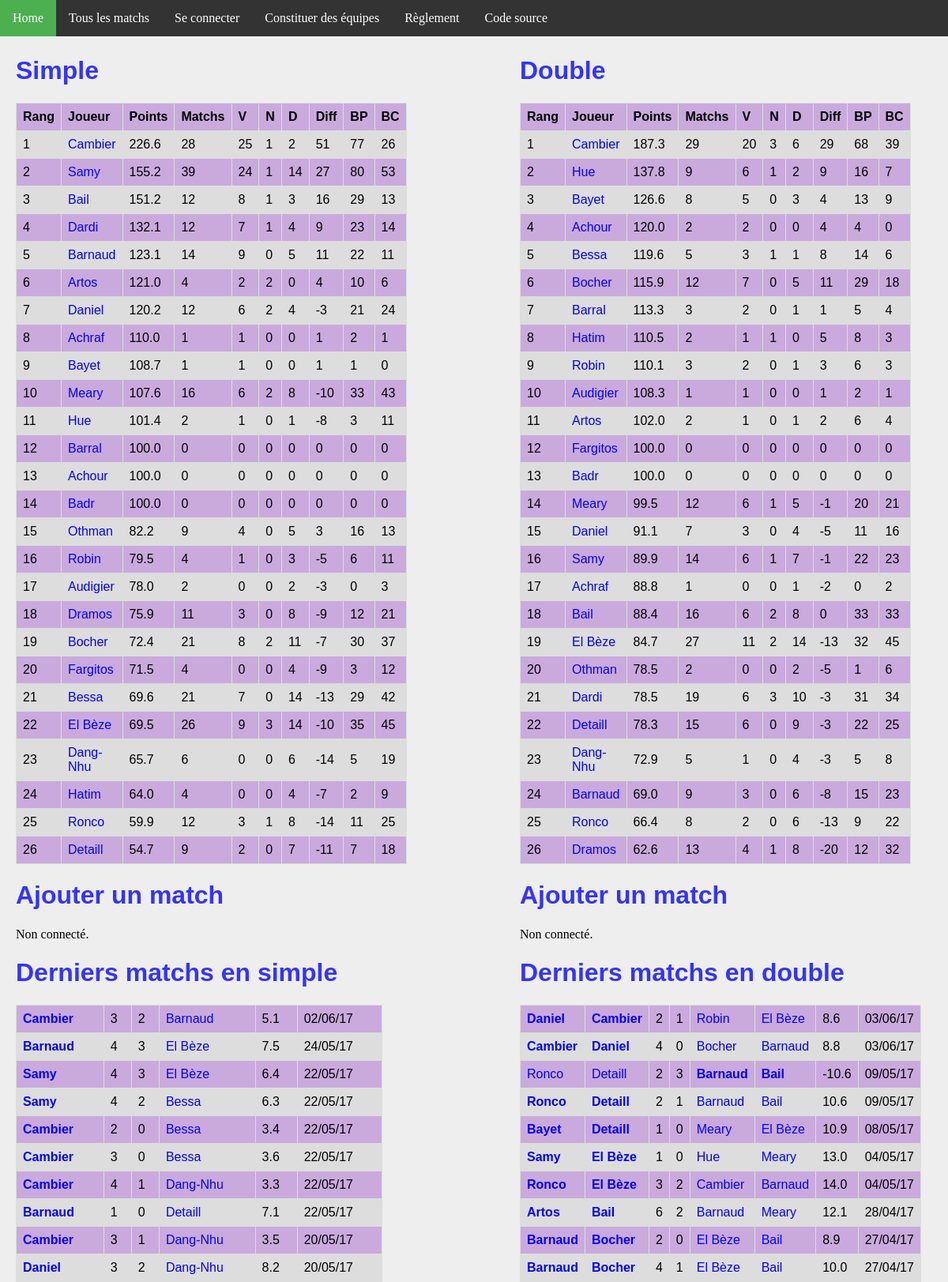
The app's page /, older data.
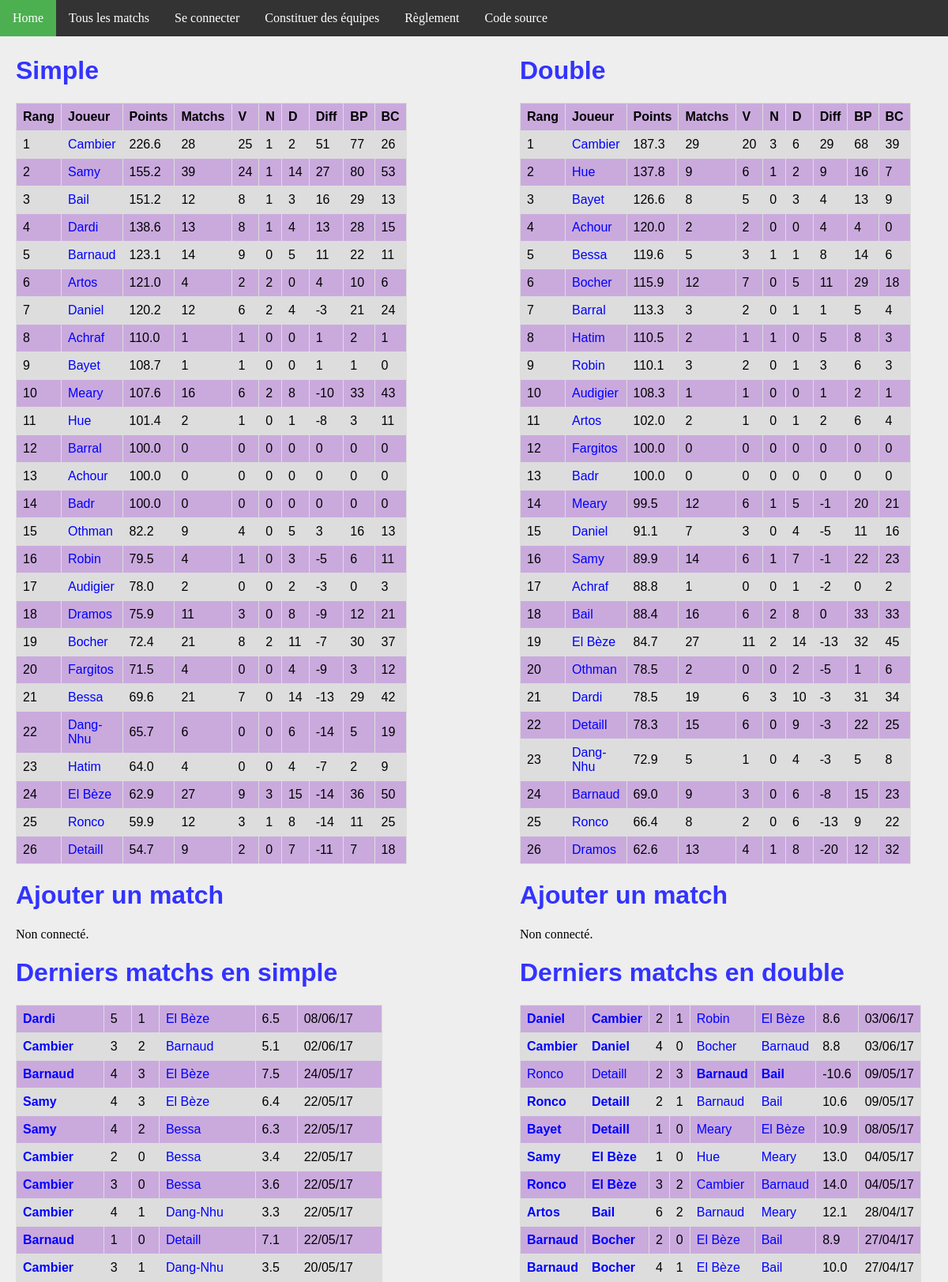
The same page, newer data.
### ranking/models.py (models this page shows, shortened)
class Joueur(models.Model):
    user = models.OneToOneField(User, on_delete=models.CASCADE)
    pseudo = models.CharField(max_length = 50, default="Pax lambda")
    simple_score = models.FloatField(default=100)
    simple_rang = models.IntegerField(default=0)
    simple_victoires = models.IntegerField(default=0)
    simple_nuls = models.IntegerField(default=0)
    simple_defaites = models.IntegerField(default=0)
    simple_buts_pour = models.IntegerField(default=0)
    simple_buts_contre = models.IntegerField(default=0)
    double_score = models.FloatField(default=100)
    double_rang = models.IntegerField(default=0)
    double_victoires = models.IntegerField(default=0)
    double_nuls = models.IntegerField(default=0)
    double_defaites = models.IntegerField(default=0)
    double_buts_pour = models.IntegerField(default=0)
    double_buts_contre = models.IntegerField(default=0)
    @property
    def simple_matchs(self):
        return self.simple_nuls + self.simple_victoires + self.simple_defaites
    @property
    def double_matchs(self):
        return self.double_nuls + self.double_victoires + self.double_defaites
    @property
    def simple_diff(self):
        return self.simple_buts_pour - self.simple_buts_contre
    @property
    def double_diff(self):
        return self.double_buts_pour - self.double_buts_contre

class MatchSimple(models.Model):
    domicile = models.ForeignKey('Joueur', related_name = 'dom')
    exterieur = models.ForeignKey('Joueur', related_name = 'exte')
    date = models.DateTimeField(auto_now_add=True)
    buts_domicile = models.IntegerField(default=0)
    buts_exterieur = models.IntegerField(default=0)
    points = models.FloatField(default=0)
    @property
    def winner(self):
        if self.buts_domicile > self.buts_exterieur:
            return 1.
        elif self.buts_domicile < self.buts_exterieur:
            return 0.
        else:
            return 0.5

class MatchDouble(models.Model):
    domicile_1 = models.ForeignKey('Joueur', related_name = 'dom1')
    domicile_2 = models.ForeignKey('Joueur', related_name = 'dom2')
    exterieur_1 = models.ForeignKey('Joueur', related_name = 'exte1')
    exterieur_2 = models.ForeignKey('Joueur', related_name = 'exte2')
    date = models.DateTimeField(auto_now_add=True)
    buts_domicile = models.IntegerField(default=0)
    buts_exterieur = models.IntegerField(default=0)
    points = models.FloatField(default=0)
    @property
    def winner(self):
        if self.buts_domicile > self.buts_exterieur:
            return 1.
        elif self.buts_domicile < self.buts_exterieur:
            return 0.
        else:
            return 0.5

### ranking/views.py (the view)
# urls.py: url(r'^$', views.index, name='index'),
def index(request):
    n_matchs = 10
    context = {
        'simple_ranking': Joueur.objects.order_by('simple_rang').all(),
        'double_ranking': Joueur.objects.order_by('double_rang').all(),
        'simple_matchs': MatchSimple.objects.order_by('-date').all()[:n_matchs],
        'double_matchs': MatchDouble.objects.order_by('-date').all()[:n_matchs],
    }
    return render(request, 'index.html', context)

### ranking/templatetags/app_filter.py (called while the page is built)
@register.filter(name='decimal')
def decimal(x):
    return '{0:.1f}'.format(x)

### ranking/templates/index.html (shortened to what the changed rows need)
{% extends 'base.html' %}
{% block body %}
{% load app_filter %}
<div id="column1" style="float:left; margin:0; width:40%;">
    <h1>Simple</h1>
    <table>
        <tr>
            <th>Rang</th>
            <th>Joueur</th>
            <th>Points</th>
            <th>Matchs</th>
            <th>V</th>
            <th>N</th>
            <th>D</th>
            <th>Diff</th>
            <th>BP</th>
            <th>BC</th>
        </tr>
        {% for j in simple_ranking %}
        <tr>
            <td>{{ j.simple_rang }}</td>
            <td><a class='joueur' href="{% url 'joueur' j.id %}">{{j.pseudo}}</a></td>
            <td>{{j.simple_score|decimal}}</td>
            <td>{{j.simple_matchs}}</td>
            <td>{{j.simple_victoires}}</td>
            <td>{{j.simple_nuls}}</td>
            <td>{{j.simple_defaites}}</td>
            <td>{{j.simple_diff}}</td>
            <td>{{j.simple_buts_pour}}</td>
            <td>{{j.simple_buts_contre}}</td>
        </tr>
        {% endfor %}
    </table>
    <h1>Ajouter un match</h1>
    <h1>Derniers matchs en simple</h1>
    <table>
        {% for m in simple_matchs %}
        <tr>
            <td {% if m.winner == 1 %} style='font-weight:bold'{% endif %} >
                <a class="joueur" href="{% url 'joueur' m.domicile.id %}">{{m.domicile.pseudo}}</a>
            </td>
            <td>{{m.buts_domicile}}</td>
            <td>{{m.buts_exterieur}}</td>
            <td {% if m.winner == 0 %} style='font-weight:bold'{% endif %} >
                <a class='joueur' href="{% url 'joueur' m.exterieur.id %}">{{m.exterieur.pseudo}}</a>
            </td>
            <td>{{m.points|decimal}}</td>
            <td>{{m.date | date:'d/m/y'}}</td>
        </tr>
        {% endfor %}
    </table>
</div>
<div id="column2" style="float:left; margin-left:15%;width:40%;">
<h1>Double</h1>
<table>
    <tr>
        <th>Rang</th>
        <th>Joueur</th>
        <th>Points</th>
        <th>Matchs</th>
        <th>V</th>
        <th>N</th>
        <th>D</th>
        <th>Diff</th>
        <th>BP</th>
        <th>BC</th>
    </tr>
    {% for j in double_ranking %}
    <tr>
        <td>{{ j.double_rang }}</td>
        <td><a class='joueur' href="{% url 'joueur' j.id %}">{{j.pseudo}}</a></td>
        <td>{{j.double_score|decimal}}</td>
        <td>{{j.double_matchs}}</td>
        <td>{{j.double_victoires}}</td>
        <td>{{j.double_nuls}}</td>
        <td>{{j.double_defaites}}</td>
        <td>{{j.double_diff}}</td>
        <td>{{j.double_buts_pour}}</td>
        <td>{{j.double_buts_contre}}</td>
    </tr>
    {% endfor %}
    </table>
    <h1>Ajouter un match</h1>
    <h1>Derniers matchs en double</h1>
    <table>
        {% for m in double_matchs %}
        <tr>
            <td {% if m.winner == 1 %} style='font-weight:bold'{% endif %} >
                <a class="joueur" href="{% url 'joueur' m.domicile_1.id %}">{{m.domicile_1.pseudo}}</a>
            </td>
            <td {% if m.winner == 1 %} style='font-weight:bold'{% endif %} >
                <a class="joueur" href="{% url 'joueur' m.domicile_2.id %}">{{m.domicile_2.pseudo}}</a>
            </td>
            <td>{{m.buts_domicile}}</td>
            <td>{{m.buts_exterieur}}</td>
            <td {% if m.winner == 0 %} style='font-weight:bold'{% endif %} >
                <a class='joueur' href="{% url 'joueur' m.exterieur_1.id %}">{{m.exterieur_1.pseudo}}</a>
            </td>
            <td {% if m.winner == 0 %} style='font-weight:bold'{% endif %} >
                <a class='joueur' href="{% url 'joueur' m.exterieur_2.id %}">{{m.exterieur_2.pseudo}}</a>
            </td>
            <td>{{m.points|decimal}}</td>
            <td>{{m.date | date:'d/m/y'}}</td>
        </tr>
        {% endfor %}
    </table>
    </div>
{% endblock %}

Row changes from the older to the newer data that the page shows:
no longer on this page (row unchanged): MatchSimple: domicile.pseudo "Daniel", buts_domicile "3", buts_exterieur "2", exterieur.pseudo "Dang-Nhu", points|decimal "8.2", date "20/05/17"
changed Joueur "Dardi": simple_score|decimal "132.1" → "138.6"; simple_matchs "12" → "13"; simple_victoires "7" → "8"; simple_diff "9" → "13"; simple_buts_pour "23" → "28"; simple_buts_contre "14" → "15"
changed Joueur "Dang-Nhu": simple_rang "23" → "22"
changed Joueur "Hatim": simple_rang "24" → "23"
changed Joueur "El Bèze": simple_rang "22" → "24"; simple_score|decimal "69.5" → "62.9"; simple_matchs "26" → "27"; simple_defaites "14" → "15"; simple_diff "-10" → "-14"; simple_buts_pour "35" → "36"; simple_buts_contre "45" → "50"; moves down the list
added MatchSimple: domicile.pseudo "Dardi", buts_domicile "5", buts_exterieur "1", exterieur.pseudo "El Bèze", points|decimal "6.5", date "08/06/17"
